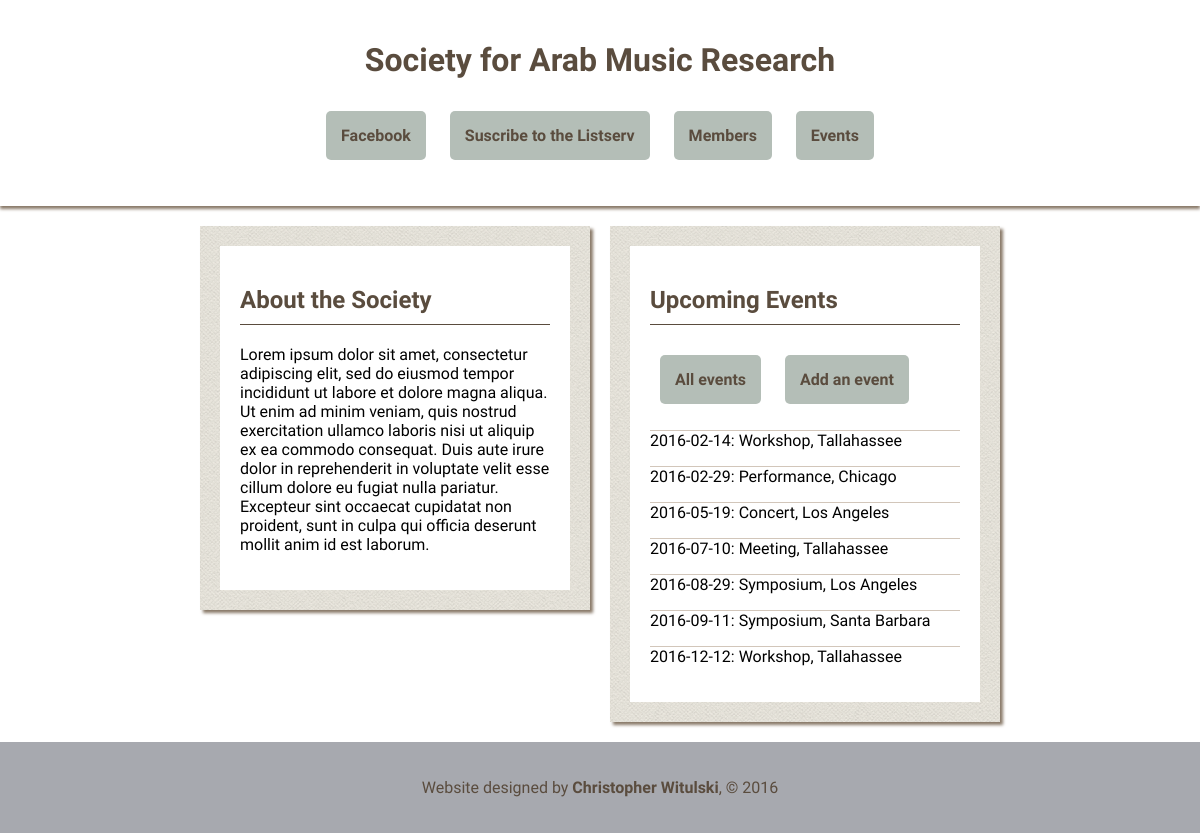
/home/, run on the app's committed database.
### samr_db_setup.py (models this page shows)
class Event(Base):
	__tablename__ = 'event'
	title = Column(String(80), nullable = False)
	location = Column(String(250), nullable = False)
	description = Column(String(250), nullable = True)
	start_date = Column(String(10), nullable = False)
	id = Column(Integer, primary_key = True)
	host_name = Column(String(80), nullable = True)
	contact = Column(String(80), nullable = True)

### samr.py (the view)
@app.route('/')
@app.route('/home/')
def home():
	today = datetime.date.today()
	events = session.query(Event).filter(Event.start_date > today).order_by(Event.start_date)
	projects = session.query(Project).order_by(Project.title)
	return render_template('home.html', events = events, projects = projects)

### templates/home.html (shortened to what this page needs)
<html>
<head>
	<link rel=stylesheet type=text/css href="{{ url_for('static', filename = 'styles.css') }}">
</head>
<body>
<div id = "header">
	<h1>Society for Arab Music Research</h1>
	<p class = "menu">
		<span class="menu-item"><a class='button' href= "https://www.facebook.com/groups/378262162265234" target = "_blank">Facebook</a></span>
		<span class="menu-item"><a class='button' href="http://www.mailman.srv.ualberta.ca/mailman/listinfo/samr-list" target="_blank">Suscribe to the Listserv</a></span>
		<span class="menu-item"><a class='button' href="{{ url_for( 'bios' ) }}">Members</a></span>
		<span class="menu-item"><a class='button' href="{{ url_for( 'events' ) }}">Events</a></span>
	</p>
</div>
<div id = "wrapper">
	<div class = 'outer left'>
		<div class = 'inner'>
			<h2>About the Society</h2>
			<p>Lorem ipsum dolor sit amet, consectetur adipiscing elit, sed do eiusmod tempor incididunt ut labore et dolore magna aliqua. Ut enim ad minim veniam, quis nostrud exercitation ullamco laboris nisi ut aliquip ex ea commodo consequat. Duis aute irure dolor in reprehenderit in voluptate velit esse cillum dolore eu fugiat nulla pariatur. Excepteur sint occaecat cupidatat non proident, sunt in culpa qui officia deserunt mollit anim id est laborum.</p>
		</div>
	</div>
	<div class = 'outer right'>
		<div class = 'inner'>
			<h2>Upcoming Events</h2>
			<p><a href= "{{ url_for( 'events' ) }}" class = 'button'>All events</a>
			<a href= "{{ url_for( 'addEvent' ) }}" class = 'button'>Add an event</a></p>
			{% for e in events %}
			<div>
				<p class = 'home_event'> {{ e.start_date }}: {{ e.title }}, {{ e.location }}</p>
			</div>
			{% endfor %}
		</div>
	</div>
</div>
<div id = "footer">
	<p>Website designed by <a target='_blank' href="http://witulski.wordpress.com">Christopher Witulski</a>, &copy; 2016</p>
</div>
</body>

### static/styles.css (style rules this page uses)
@media screen and (min-width: 801px) { #wrapper { width: 800px; } }
@media screen and (min-width: 801px) { .outer { width: calc((100% - 100px) / 2); margin-top: 20px; margin-bottom: 20px; } }
@media screen and (min-width: 801px) { .left { float: left; } }
@media screen and (min-width: 801px) { .right { float: right; } }
body { font-family: 'Old Standard TT', serif; margin: 0px 0px; background-image: url('/static/bg.jpg'); background-size: cover; background-attachment: fixed; }
h1 { font-family: 'Dancing Script', cursive; font-weight: 700; color: #5a4c3e; }
h2 { color: #5a4c3e; font-family: 'Dancing Script', cursive; font-weight: 700; display: block; padding-bottom: 10px; border-bottom: 1px solid #5a4c3e; }
a { text-decoration: none; font-weight: 700; color: #5a4c3e; }
#header { text-align: center; padding-top: 20px; padding-bottom: 20px; background: white; margin: 0; box-shadow: 0px 3px 3px #897968; }
#footer { text-align: center; padding-top: 20px; padding-bottom: 20px; background: #a7a9af; color: #5a4c3e; margin-bottom: 0; clear: both; }
.menu-item { list-style: none; display: inline-block; border-radius: 5px; }
.button { display: inline-block; padding: 15px; background-color: #b4beb7; border-radius: 5px; margin: 10px; }
#wrapper { margin: auto; }
.outer { display: inline-block; padding: 20px; background-image: url('/static/paper.png'); box-shadow: 3px 3px 3px #897968; }
.inner { background-color: white; margin: 0px; padding: 20px; }
.home_event { display: block; border-top: 1px solid #d2c6ba; white-space: nowrap; overflow: hidden; text-overflow: ellipsis; }

### data on the page
Event: start_date "2016-02-14", title "Workshop", location "Tallahassee"
Event: start_date "2016-02-29", title "Performance", location "Chicago"
Event: start_date "2016-05-19", title "Concert", location "Los Angeles"
Event: start_date "2016-07-10", title "Meeting", location "Tallahassee"
Event: start_date "2016-08-29", title "Symposium", location "Los Angeles"
Event: start_date "2016-09-11", title "Symposium", location "Santa Barbara"
Event: start_date "2016-12-12", title "Workshop", location "Tallahassee"
